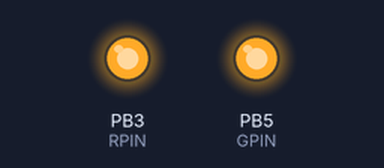
The sketch below on a simulated ATtiny85, built with avr-gcc and run on an emulated ATtiny85. Shown: output pins drawn as LEDs (lit = HIGH). Random numbers use the default seed unless the sketch sets one.

Above: at 0.1 s.
At 1.2 s:
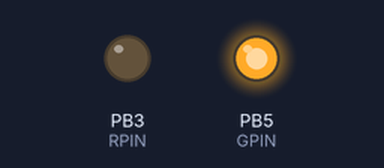
Timing chart, 0 to 2.7 s (numbered marks = the images above):
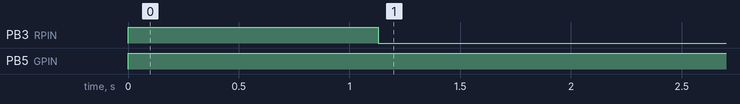

The sketch:

moodylite.ino
```cpp
#include "timer.h"
#include "mode.h"
#include "wheel.h"
// #include <avr/pgmspace.h>

// #define DEBUGGING //uncomment for PRINT() lines to take effect, comment to save space
#include "debug.h"

//MoodyLite
//file: moodylite.ino
//**
//Licensed: CC0 2016, author: lunarfyre (Jake Vandereay)
//License details: https://creativecommons.org/publicdomain/zero/1.0/
//Functions and algorithms sourced from elsewhere are implied to be public domain, however credit is still
//given in the relevant files, the CC0 licensed is not meant to be applied to those.
//**
//MoodyLite is a moodlight program for Arduino that is somewhat modular in it's configuration
//and should be easily extensible. It comes with several modes pre coded.
//Main color effects: HSV fading, color wheel rotations, linear fading, arbitrary functions.
//
//I have also tried to heavily comment this code so that hopefully it is more useful to those
//reading it (also for people new to C++ hopefully). Most of the things that are relevant to
//tweaking should be in this file, but you may want to look at the others for comments on what does what.
//

///***IMPORTANT READ THIS!!!***///
//To make this code compile for attiny85 you need the attiny85 core here https://code.google.com/p/arduino-tiny/
//Also you need to use ide version 1.6.5 at the latest, newer versions are not compatible with the tiny core
//One more gotcha, if you use 1.6.5 or older you need to add " -std=gnu++11" (without quotes ofc) to the
//"compiler.cpp.flags" line in platforms.txt found BOTH the normal Arduino core /and/ the tiny core you added.

//MoodyLite config
//
//This is where you can change which board you build for,
//and where you can tweak and add color modes.
//
namespace CFG {
//**BOARD CONFIG**//
	// #define TYPE_ATTINY85 //uncomment for attiny85 build target
	#define TYPE_UNO //uncomment for uno build target
	const bool MODE = LOW; //LOW: current sink, HIGH: current source


	#ifdef TYPE_UNO
		//uno pin config
		const byte RPIN = 3;//red pin, etc...
		const byte GPIN = 5;
		const byte BPIN = 6;
		const byte BTN1 = 8;//button 1, etc...
		const byte BTN2 = 9;
		const byte RANDPIN = A0;//analog pin for randomness
	#endif

	#ifdef TYPE_ATTINY85 //for attiny85
		//attiny pin config
		const byte RPIN = 2;//todo, decide on wiring (this is dummy conf atm)
		const byte GPIN = 3;
		const byte BPIN = 4;
		const byte BTN1 = 5;
		const byte BTN2 = 6;
	#endif

//**COLORS**//
	const RGB white = {255,255,255};
	const RGB red= {255,0,0};
	const RGB green = {0,255,0};
	const RGB blue = {0,0,255};
	const RGB purple = {255,0,255};
	const RGB cyan = {0,255,255};
	const RGB yellow = {255,255,0};
	//add more here later

//**MODE CONFIG**//
	//pin stuff here later
	//mode 1 (just something to fill space atm)
	const RGB colors1[] = {red, yellow, green, cyan, blue, purple};//the colors to be cycled through go here
	// const RGB pattern1[] = {red, green, blue};//the pattern played when this mode is selected is set here
	Mode mode1(colors1, 6);//create an instance of Mode for this mode

	//mode2 example using a callback

	void callback2() {
		//a callback to directly manipulate the colors
	}
	RGB pattern2[] = {blue, blue, red};
	Mode mode2(callback2, pattern2);//passing the function instead of a color list as the 1st arg

	//pink color scheme
	const RGB pink_colors[] = {red, purple, RGB(255, 0, 170), RGB(153, 0, 255)};
	Mode pink(pink_colors, 5);


	//add modes to the mode list
	Mode *modelist[] = {&mode1, &pink};

//**OTHER SETTINGS**//
	void modeSetup() {
		//include setup code here that cannot be done outside of a function
		//this is only here to avoid having super long constructor argument lists


		mode1.isHSV = false;
		mode1.random = true;
		pink.isHSV = false;
		pink.random = true;
	}
	// const unsigned long interval = 5000; //the interval of color change, the time it takes to fade from one color to the next
	const unsigned long interval = 750;//fast for testing

//**END CONFIG**//
};
namespace Moody {
	RGB oldColor = RGB(0,0,0);//if fading from A to B this would be A (inited to black)
	RGB nextColor;//and this B
	RGB activeColor;//this would be the current state that is shown and is the point that moves from A to B
	Mode *activeMode = nullptr;//pointer to the active mode (inited to null for safety)
	Timer animT;//the timer for the main animation function
	const RGB *activeColorList = nullptr; //the active color list from the active mode
	uint8_t currentMode = 0; //the current mode index
	uint8_t currentColor = 0; //the current colot index (note current here is used for indexes and active is used for pointers)
	bool buttons[2], buttonsOld[2] = {false, false};//the current and prev button states

	//forward declarations
	RGB getNextColor();//get next color from color list
	void nextMode();//switch to the next mode
	void setOutputColor(RGB);//set the argument color as the pwn output to the actual lights
	void linearFade();
	void hsvFade();
	int getRand();//return a random number


	void anim_init() {
		PRINTLN("anim init");
		//setup code for anim here
		animT.SetInterval(CFG::interval);//tell the timer what interval we are using
		// animT.Reset();
		activeMode = CFG::modelist[currentMode];//get a pointer to the first mode and make it the active mode
		CFG::modeSetup();//run the init function for the modes
	}
	void anim_tick() {
		//color differences
		int diff_r;
		int diff_g;
		int diff_b;
		//check if there is a callback defined and run it if it is
		if(activeMode->call()) //ask the Mode to call its callback
			return; //skip the rest if the mode returns true indicating that it did indeed call the callback
		//this handles the default animation
		if (animT.Time() < CFG::interval) {//animate from color a to b
			if (activeMode->isHSV) {//do we want to use HSV rotation or linear fading?
				hsvFade();
			} else {
				linearFade();
			}
		}
		else{
			oldColor = nextColor; //save the old color
			nextColor = getNextColor();//update activeColor
			activeColor = oldColor; // set the active color as the old color
			PRINTLN("new color");
			PRINT2("r", nextColor.r);
			PRINT2("g", nextColor.g);
			PRINT2("b", nextColor.b);
			animT.Reset();//reset the timer
		}
		//set corrent color as the output
		setOutputColor(activeColor);
	}

	void linearFade() {
		//linear fading mode
		//get the color differences
		int diff_r = nextColor.r - oldColor.r;
		int diff_g = nextColor.g - oldColor.g;
		int diff_b = nextColor.b - oldColor.b;
		//Mix the colors according to the current progression of the transition
		activeColor.r = oldColor.r + diff_r * animT.Progress();
		activeColor.g = oldColor.g + diff_g * animT.Progress();
		activeColor.b = oldColor.b + diff_b * animT.Progress();
		PRINTLN("progress -- time");
		PRINTLN(animT.Progress());
		PRINTLN(animT.Time());
	}
	void hsvFade() {
		//fades by rotating the hue and adjusting saturation and lightness to transition
	}

	//mode list functions
	RGB getNextColor() {//get next color from color list
		const RGB *clist = activeMode->colorList;//get pointer to the color list (for cleaner syntax)
		//uint8_t len = sizeof(*clist)/sizeof(RGB*);//length of the color array in C style
		uint8_t len = activeMode->cLen;
		PRINT2("clist len", len);
		activeColorList = clist;//update activeColorList (this may be unneeded)

		if (len == 1) //if there is only one color abort
			return *(clist);
		if (activeMode->random) {//check if the next color should be random or not
			uint8_t rand = getRand() % (len-1);//get random number, and limit it with modulo length - 1 to keep it in bounds
			if (rand == currentColor) //don't show the same color multiple times in a row
				currentColor = (currentColor + 1) % (len-1);//the same limiting as above
			else
				currentColor = rand;
			return *(clist + currentColor);
		}
		else //simply go to the next color if random is turned off
			if (++currentColor >= len) {//increment the color index and check if it is out of bounds
				currentColor = 0;//reset if it is
				return *(clist);//same as index 0
			}
			else
				return *(clist + currentColor);//return the next color if all is okay (using pointer arithmatic instead of normal index syntax)
	}
	int getRand () {
		//return a random number
		// return analogRead(CFG::RANDPIN);//analog pin 'static' method of getting a random number
		return random(1024);
	}
	void setOutputColor(RGB color) {
		//set the input color as the pwm output color
		if (CFG::MODE == LOW) {//if the outputs and sinking current we need to invert the values
			color.r = 255 - color.r;
			color.g = 255 - color.g;
			color.b = 255 - color.b;
		}
		//set the pins to the correct values...
		analogWrite(CFG::RPIN, color.r);
		analogWrite(CFG::GPIN, color.g);
		analogWrite(CFG::BPIN, color.b);
	}
	Timer btnTimer;//used for debouncing
	void btn_tick() {//handles button input
		if(!btnTimer.Every(20))//only run every 20ms
			return;
		//get states from pins
		buttons[0] = !digitalRead(CFG::BTN1);//invert so that high is false and low is true
		buttons[1] = !digitalRead(CFG::BTN2);
		//button logic
		//TODO add overriding logic here for callbacks
		if (buttons[0] > buttonsOld[0]) {//if button 1 has gone from up to down
			nextMode();
		}
		if (buttons[1] > buttonsOld[1]) {//if button 2 has gone from up to down
			//add dimming here
		}
		//update old states
		buttonsOld[0] = buttons[0];
		buttonsOld[1] = buttons[1];
	}
	void nextMode() {
		uint8_t len = sizeof(CFG::modelist)/sizeof(Mode*);//get length
		if (++currentMode == len) //check for out of bounds and reset if needed
			currentMode = 0;
		activeMode = CFG::modelist[currentMode];//set activeMode to the next mode in the list
		//animT.Reset();//make the animation start over
	}
}

void setup() {
	//setup pins
	pinMode(CFG::RPIN, OUTPUT);
	pinMode(CFG::GPIN, OUTPUT);
	pinMode(CFG::BPIN, OUTPUT);
	//setup the button pins with internal pullup enables to make wiring slightly easier
	pinMode(CFG::BTN1, INPUT_PULLUP);
	pinMode(CFG::BTN2, INPUT_PULLUP);
	//set pins as with high or low depending of whether or not they are sourcing current
	digitalWrite(CFG::RPIN, CFG::MODE);
	digitalWrite(CFG::GPIN, CFG::MODE);
	digitalWrite(CFG::BPIN, CFG::MODE);
	//init other stuff
	randomSeed(CFG::RANDPIN);//setup randomness
	Moody::anim_init();
	//setup serial if we need to do debugging printing
	#ifdef DEBUGGING
	Serial.begin(9600);
	PRINTLN("debugging on");
	#endif
}

void loop() {
	Moody::anim_tick();
	Moody::btn_tick();
}
```

debug.h
```cpp
//crude print macro thing

#ifdef DEBUGGING
#define PRINT(thing) Serial.print(thing)
#define PRINTLN(thing) Serial.println(thing)
#define PRINT2(thing1, thing2) Serial.print(thing1); Serial.println(thing2)
#endif
#ifndef DEBUGGING
#define PRINT(thing)
#define PRINTLN(thing)
#define PRINT2(thing1, thing2)
#endif
```

hsv.h
```cpp
// hsv color code snagged from here: http://stackoverflow.com/a/6930407
namespace HSVlib {
	typedef struct {
		double r;       // percent
		double g;       // percent
		double b;       // percent
	} rgb;

	typedef struct {
		double h;       // angle in degrees
		double s;       // percent
		double v;       // percent
	} hsv;

	static hsv   rgb2hsv(rgb in);
	static rgb   hsv2rgb(hsv in);

	hsv rgb2hsv(rgb in)
	{
		hsv         out;
		double      min, max, delta;

		min = in.r < in.g ? in.r : in.g;
		min = min  < in.b ? min  : in.b;

		max = in.r > in.g ? in.r : in.g;
		max = max  > in.b ? max  : in.b;

		out.v = max;                                // v
		delta = max - min;
		if (delta < 0.00001)
		{
			out.s = 0;
			out.h = 0; // undefined, maybe nan?
			return out;
		}
		if( max > 0.0 ) { // NOTE: if Max is == 0, this divide would cause a crash
			out.s = (delta / max);                  // s
		} else {
			// if max is 0, then r = g = b = 0
				// s = 0, v is undefined
			out.s = 0.0;
			out.h = NAN;                            // its now undefined
			return out;
		}
		if( in.r >= max )                           // > is bogus, just keeps compilor happy
			out.h = ( in.g - in.b ) / delta;        // between yellow & magenta
		else
		if( in.g >= max )
			out.h = 2.0 + ( in.b - in.r ) / delta;  // between cyan & yellow
		else
			out.h = 4.0 + ( in.r - in.g ) / delta;  // between magenta & cyan

		out.h *= 60.0;                              // degrees

		if( out.h < 0.0 )
			out.h += 360.0;

		return out;
	}


	rgb hsv2rgb(hsv in)
	{
		double      hh, p, q, t, ff;
		long        i;
		rgb         out;

		if(in.s <= 0.0) {       // < is bogus, just shuts up warnings
			out.r = in.v;
			out.g = in.v;
			out.b = in.v;
			return out;
		}
		hh = in.h;
		if(hh >= 360.0) hh = 0.0;
		hh /= 60.0;
		i = (long)hh;
		ff = hh - i;
		p = in.v * (1.0 - in.s);
		q = in.v * (1.0 - (in.s * ff));
		t = in.v * (1.0 - (in.s * (1.0 - ff)));

		switch(i) {
		case 0:
			out.r = in.v;
			out.g = t;
			out.b = p;
			break;
		case 1:
			out.r = q;
			out.g = in.v;
			out.b = p;
			break;
		case 2:
			out.r = p;
			out.g = in.v;
			out.b = t;
			break;

		case 3:
			out.r = p;
			out.g = q;
			out.b = in.v;
			break;
		case 4:
			out.r = t;
			out.g = p;
			out.b = in.v;
			break;
		case 5:
		default:
			out.r = in.v;
			out.g = p;
			out.b = q;
			break;
		}
		return out;
	}
};
```

mode.cpp
```cpp
#include "mode.h"
//MoodyLite
//file: mode.cpp
//**
//Licensed: CC0 2016, author: lunarfyre (Jake Vandereay)
//License details: https://creativecommons.org/publicdomain/zero/1.0/


//Mode constructors
Mode::Mode() :
		//setup defaults and inits
		isHSV(true),
		useDim(true),
		random(false),
		colorList(nullptr),
		callback(nullptr),
		pattern(nullptr)
{}
Mode::Mode(Callback cb, const RGB pat[], uint8_t plistLen) :
		Mode()
{
	callback = cb;
	pattern = pat;
	pLen = plistLen;
}
Mode::Mode(const RGB list[], uint8_t clistLen, const RGB pat[], uint8_t plistLen) :
		Mode()
{
	colorList = list;
	pattern = pat;
	pLen = plistLen;
	cLen = clistLen;
}
bool Mode::call() {
	if (callback)//is the callback pointer null?
		(*callback)();//call the callback
	else
		return false;//
	return true;//this only get run if the above else statement is not
}
```

mode.h
```cpp
#pragma once
#include <arduino.h>
#include "rgb.h"
//MoodyLite
//file: mode.h
//**
//Licensed: CC0 2016, author: lunarfyre (Jake Vandereay)
//License details: https://creativecommons.org/publicdomain/zero/1.0/

//Defines mode object for creating modes


typedef void (*Callback)(); //define a pointer type for passing callbacks


//Mode class, instances of these define the properties of each mode added to the program
class Mode {
public:
	//           		  VV the 2nd arg is for the pattern, and is optional
	//                    VV                                   VV you must also pass the length of the list
	Mode(Callback, const RGB patternlist[] = nullptr, uint8_t =0); //if the mode is based on a function, i/e/, for more complecated effects
	Mode(const RGB colorlist[], uint8_t clistLen, const RGB patternlist[] = nullptr, uint8_t plistLen=0); //if the mode is based on a list of colors
	Mode(); //Init with no params

	//public vars meant to be messed with in the config
	const RGB *pattern; // the pattern shown when the mode is first selected
	bool isHSV; // Use HSL color transitioning, true by default
	bool useDim; // Apply dimming level, true by default
	bool random; //cycle randomly, default false;

	//less useful for the config area
	const RGB *colorList;
	uint8_t cLen;//length of color array
	uint8_t pLen;//length of pattern array
	//helpers
	bool call(); //call the callback if there is one, returns true if there is a callback.
private:
	Callback callback;//the callback
};
```

rgb.cpp
```cpp
#include "rgb.h"
#include "hsv.h"

//MoodyLite
//file: rgb.h
//**
//Licensed: CC0 2016, author: lunarfyre (Jake Vandereay)
//License details: https://creativecommons.org/publicdomain/zero/1.0/

using namespace HSVlib;

//basic rgb data constructor
RGB::RGB(uint8_t r, uint8_t g, uint8_t b) :
		r(r),//init vars in init list
		g(g),
		b(b)
{}

HSV RGB::getHSV() {
	//same concept as getRGB but with rgb2hsv
	rgb _rgb = {r,g,b};
	hsv _hsv = rgb2hsv(_rgb);
	return HSV(_hsv.h, _hsv.s, _hsv.v);
}

//hsv constructor
HSV::HSV(uint8_t h, uint8_t s, uint8_t v) :
		h(h),
		s(s),
		v(v)
{}

RGB HSV::getRGB() {
	//convert the hsv values to rgb and return an rgb object.
	//this is just a wrapper for the code in hsv.h to make things prettier
	//the following are actually data types from hsv.h, not to be confused with the HSV and RGB classes
	hsv _hsv = {h, s, v};//create an hsv object for the hsv code
	rgb _rgb = hsv2rgb(_hsv);
	return RGB(_rgb.r, _rgb.g, _rgb.b); //make an RGB instance out of the data and return it
}
```

rgb.h
```cpp
#include <Arduino.h>

//MoodyLite
//file: rgb.h
//**
//Licensed: CC0 2016, author: lunarfyre (Jake Vandereay)
//License details: https://creativecommons.org/publicdomain/zero/1.0/

//Defines RGB and HSV classes with member function to convern between the two.
//Serves as a wrapper for hsv.h and as a data type.

class HSV;//forward declaration
class RGB {
public:
	RGB (uint8_t=0,uint8_t=0,uint8_t=0); //populate with rgb
	uint8_t r;
	uint8_t g;
	uint8_t b;

	HSV getHSV(); //return the HSV equivilant
};

class HSV {
public:
	HSV (uint8_t=0,uint8_t=0,uint8_t=0);
	uint8_t h;
	uint8_t s;
	uint8_t v;

	RGB getRGB(); //return the RGB equiv
};
```

timer.cpp
```cpp
#include "timer.h"
#include "arduino.h" //used for millis(), should be replace with something else
//MoodyLite
//file: timer.cpp
//**
//Licensed: CC0 2016, author: lunarfyre (Jake Vandereay)
//License details: https://creativecommons.org/publicdomain/zero/1.0/

Timer::Timer()
	:lastTime(millis())
	,interval(0)
	,first(true)
{
	// lastTime = millis();
	// interval = 0;
	// first = true;
}
Timer Timer::SetInterval(unsigned long interval) {
	this->interval = interval;
	return *this;
}
Timer Timer::Reset() {
	lastTime = millis();
	return *this;
}
bool Timer::CheckInterval() {
	return Check(interval);
}
bool Timer::Check(unsigned long time) {
	bool isGo = false;
	first = false;

	isGo = lastTime + time < millis();
	if (isGo) {
		lastTime = millis();
	}
	return isGo;
}
bool Timer::Every(unsigned long time) {
	return First() || Check(time);
}
bool Timer::StaticCheck(unsigned long time) {
	//first = false;//should this be here?
	return lastTime + time < millis();
}
bool Timer::First() {
	bool val = first;
	first = false;
	return val;
}
float Timer::Progress() {
	return (float)Time() / (float)interval;
}
unsigned long Timer::Time() {
	return millis() - lastTime;
}
```

Source omitted: timer.h (1016 bytes), wheel.h (1071 bytes)

Measured:
- by itself, PB3 (RPIN): LOW → HIGH at 0.00 s, → LOW 1.1 s later
- by itself, PB5 (GPIN): LOW → HIGH at 0.00 s
